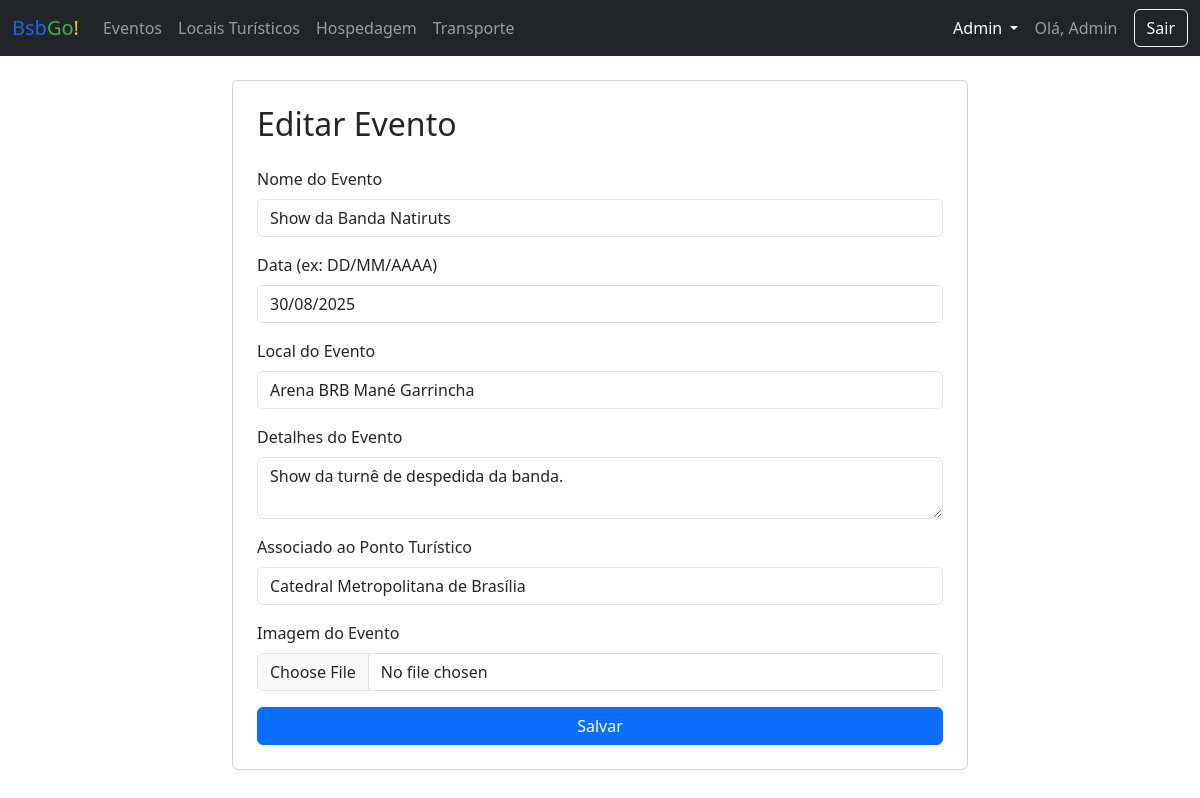
The page /admin/evento/editar/1 (signed in) on the database as committed earlier.
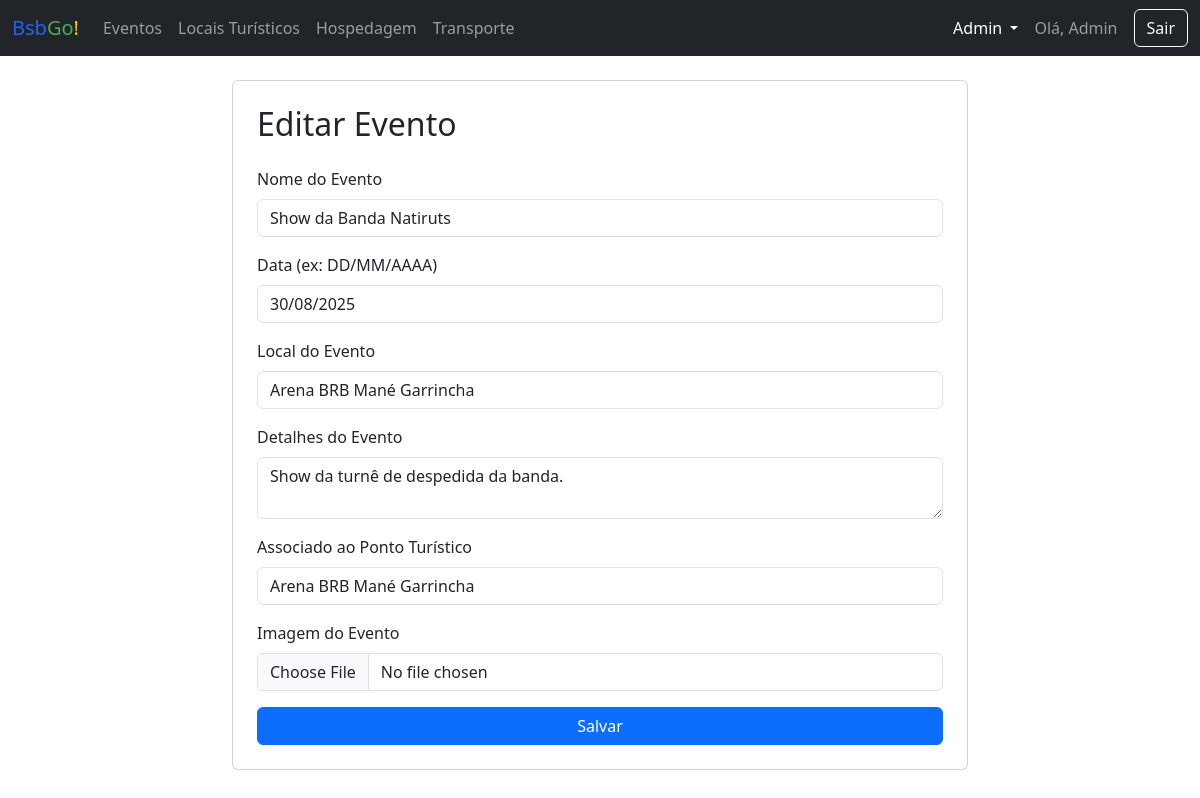
The same page on the database as committed later.
### app/models.py (models this page shows)
class Evento(db.Model):
    id = db.Column(db.Integer, primary_key=True)
    nome = db.Column(db.String(100), nullable=False)
    data = db.Column(db.String(50))
    local = db.Column(db.String(150))
    detalhes = db.Column(db.Text)
    imagem_file = db.Column(db.String(100), nullable=False, default='default.jpg')
    ponto_id = db.Column(db.Integer, db.ForeignKey('ponto_turistico.id'), nullable=False)

### app/routes.py (the view, shortened to what this page needs)
@main.route('/admin/evento/editar/<int:evento_id>', methods=['GET', 'POST'])
@login_required
@admin_required
def editar_evento(evento_id):
    evento = Evento.query.get_or_404(evento_id)
    form = EventoForm(obj=evento)
    form.ponto.choices = [(p.id, p.nome) for p in PontoTuristico.query.order_by('nome').all()]
    form.ponto.data = evento.ponto_id
    form.data_evento.data = evento.data # <-- MUDANÇA AQUI
    return render_template('form_page.html', form=form, title="Editar Evento")

### app/forms.py
class EventoForm(FlaskForm):
    nome = StringField('Nome do Evento', validators=[DataRequired()])
    data_evento = StringField('Data (ex: DD/MM/AAAA)') # <-- RENOMEADO
    local = StringField('Local do Evento')
    detalhes = TextAreaField('Detalhes do Evento')
    ponto = SelectField('Associado ao Ponto Turístico', coerce=int, validators=[DataRequired()])
    imagem = FileField('Imagem do Evento', validators=[FileAllowed(['jpg', 'png', 'jpeg'])])
    submit = SubmitField('Salvar')

### app/__init__.py (called while the page is built)
def create_app():
    app = Flask(__name__)
    app.config['SECRET_KEY'] = os.environ.get('SECRET_KEY')
    app.config['SQLALCHEMY_DATABASE_URI'] = 'sqlite:///database.db'
    app.config['SQLALCHEMY_TRACK_MODIFICATIONS'] = False
    db.init_app(app)
    migrate.init_app(app, db)
    login_manager.init_app(app)
    login_manager.login_view = 'main.login' # type: ignore
    from .models import Usuario
    @login_manager.user_loader
    def load_user(user_id):
        return Usuario.query.get(int(user_id))
    from .routes import main as main_blueprint
    app.register_blueprint(main_blueprint)
    return app

### app/templates/form_page.html (shortened to what this page needs)
{% extends 'base.html' %}
{% block content %}
<div class="row justify-content-center">
    <div class="col-md-8">
        <div class="card p-4">
            <h2 class="mb-4">{{ title }}</h2>
            <form method="POST" novalidate enctype="multipart/form-data">
                {% for field in form if field.type != 'SubmitField' and field.type != 'CSRFTokenField' %}
                <div class="mb-3">
                    {{ field.label(class="form-label") }}
                    {{ field(class="form-control") }}
                </div>
                {% endfor %}
                {{ form.submit(class="btn btn-primary w-100") }}
            </form>
        </div>
    </div>
</div>
{% endblock %}

Rows that differ between the two databases and show on the page:
changed Evento "Show da Banda Natiruts": ponto "Catedral Metropolitana de Brasília" → "Arena BRB Mané Garrincha"
